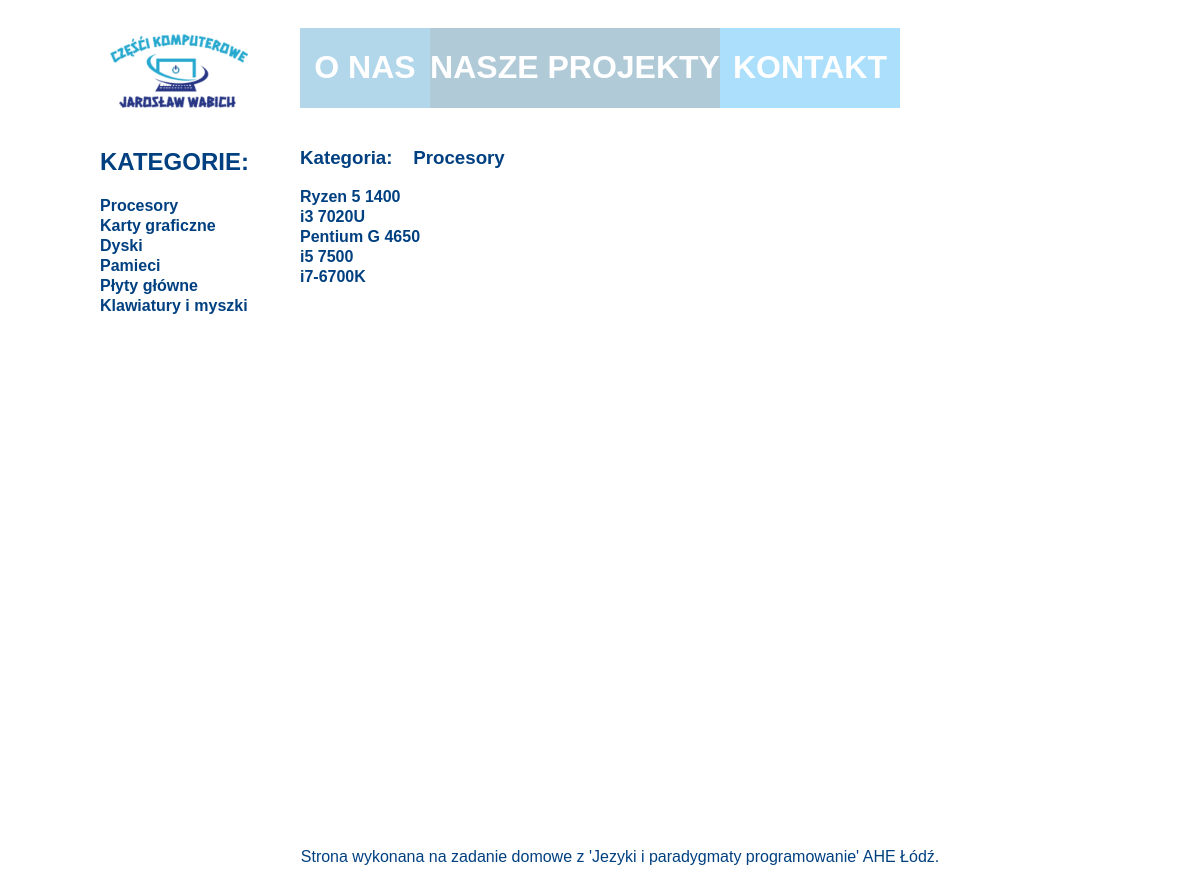
/kategoria/1/, run on the app's committed database.
### produkty/models.py (models this page shows, shortened)
class Kategoria(models.Model):
    nazwa = models.CharField(max_length=30)
    def __str__(self):
        return self.nazwa
    created = models.DateTimeField(auto_now_add=True)
    updated = models.DateTimeField(auto_now=True)
    class Meta:
        verbose_name        = "Kategria"
        verbose_name_plural = "Kategrie"

class Produkty(models.Model):
    nazwa   = models.CharField(max_length=60)
    opis    = models.TextField(blank=True)
    cena    = models.DecimalField(max_digits=99999 ,decimal_places=2)
    producent = models.ForeignKey(Producent,on_delete=models.CASCADE,blank=True,null=True)
    kategoria = models.ForeignKey(Kategoria,on_delete=models.CASCADE,blank=True,null=True)
    tagi      = models.ManyToManyField(Tagi,blank=True,null=True)
    obraz   = models.FileField(upload_to='', blank=True)
    created = models.DateTimeField(auto_now_add=True)
    updated = models.DateTimeField(auto_now=True)
    class Meta:
        verbose_name        = "Produkt"
        verbose_name_plural = "Produkty"

### produkty/views.py (the view)
# urls.py: path('kategoria/<int:id>/', kategoria, name='kategoria'),
def kategoria(request,id):
    kategoria_widok = Produkty.objects.filter(kategoria=id)
    kat = Kategoria.objects.get(pk=id)
    kats = Kategoria.objects.all()
    return render(request, 'produkty/katf.html', {'kategoria_widok': kategoria_widok,
                                                    'kat' : kat,'kats': kats,})

### produkty/templates/produkty/katf.html
{% extends 'produkty/baza.html' %}
{% block kategoria %}
<h3>Kategoria:&nbsp &nbsp {{ kat }}</h3>
{% if kategoria_widok %}
    <ul>
    {% for prod in kategoria_widok %}
        <li><a href="{% url 'detail' prod.id %}">{{ prod.nazwa }}</a></li>
    {% endfor %}
    </ul>
{% else %}
    <p>No products are available.</p>
{% endif %}
{% endblock %}

### produkty/templates/produkty/baza.html (shortened to what this page needs)
{% load static %}
    <link rel="stylesheet" type="text/css" href="{% static 'produkty/style.css' %}">
<!DOCTYPE html>
<html lang="en">
<head>
</head>
<body>
<div id="container">
        <div id="logo">
            {% load static %}
            <a href="{% url 'index'  %}"><img  height="125" src="{% static "/produkty/logo.png" %}" alt="My logo"></a>
            </div>
        <div id="topbarr">
        <div id="topbar1">
        <div id="t1">
            <a href="{% url 'index' %}"> <h1>O NAS</h1></a>
        </div>
        <div id="t2">
            <a href="{% url 'index' %}"><h1> NASZE PROJEKTY </h1></a>
        </div>
        <div id="t3">
           <a href="{% url 'index' %}"> <h1>
                KONTAKT
            </h1></a>
        </div>
    </div>
        </div>
    <div id="menu">
        <h2>KATEGORIE:</h2>
          {% if kats %}
        <ul>
        {% for kat in kats %}
            <li><a href="{% url 'kategoria' kat.id  %}">{{ kat.nazwa }}</a></li>
        {% endfor %}
        </ul>
    {% else %}
        <p>No products are available.</p>
    {% endif %}
    </div>
    <div id="content">
        {% block kategoria %}
            {% endblock %}
    </div>
    <div id="footer">
        Strona wykonana na zadanie domowe z 'Jezyki i paradygmaty programowanie' AHE Łódź.
    </div>
</div>
</body>
</html>

### produkty/static/produkty/style.css (style rules this page uses)
body { background: white; font-family: 'Arial'; color:#004080; }
#container { width:1000px; margin-left: auto; margin-right: auto; }
#logo { width:200; height:120px; color:white; float:left; text-align:left; }
#topbarr { width:600px; height:100px; float:left; text-align:center; }
#menu { float:left; width:200px; min-height:400px; text-align:left; color:#004080; }
#content { float:left; width:600px; min-height:700px; }
#footer { clear:both; padding:20px; width:1000px; text-align:center; a text-decoration:none; a:hover color:#yellow; }
#topbar1 { margin-top:20; width:600px; height:80px; color:white; }
#t1 { height:100%; width:130; float:left; background-color:#b2d6ea; color: white; text-align:center; }
#t2 { width:290px; height:100%; float:left; text-align:center; background-color:#b1cad8; color:white; }
#t3 { width:180px; height:100%; float:left; color:white; text-align:center; background-color:#abdffc; }
a { text-decoration:none; color:white; }
ul { line-height: 20px; font-weight: bold; list-style-type: none; margin-bottom: 10px; padding: 0; list-style-position: outside; }
li a { line-height: 20px; margin-bottom: 10px; color:#004080; text-decoration:none; padding:0px; list-style-type: none; }

### data on the page
Kategoria: nazwa "Procesory"
Kategoria: nazwa "Karty graficzne"
Kategoria: nazwa "Dyski"
Kategoria: nazwa "Pamieci"
Kategoria: nazwa "Płyty główne"
Kategoria: nazwa "Klawiatury i myszki"
Produkty: nazwa "Ryzen 5 1400"
Produkty: nazwa "i3 7020U"
Produkty: nazwa "Pentium G 4650"
Produkty: nazwa "i5 7500"
Produkty: nazwa "i7-6700K"
